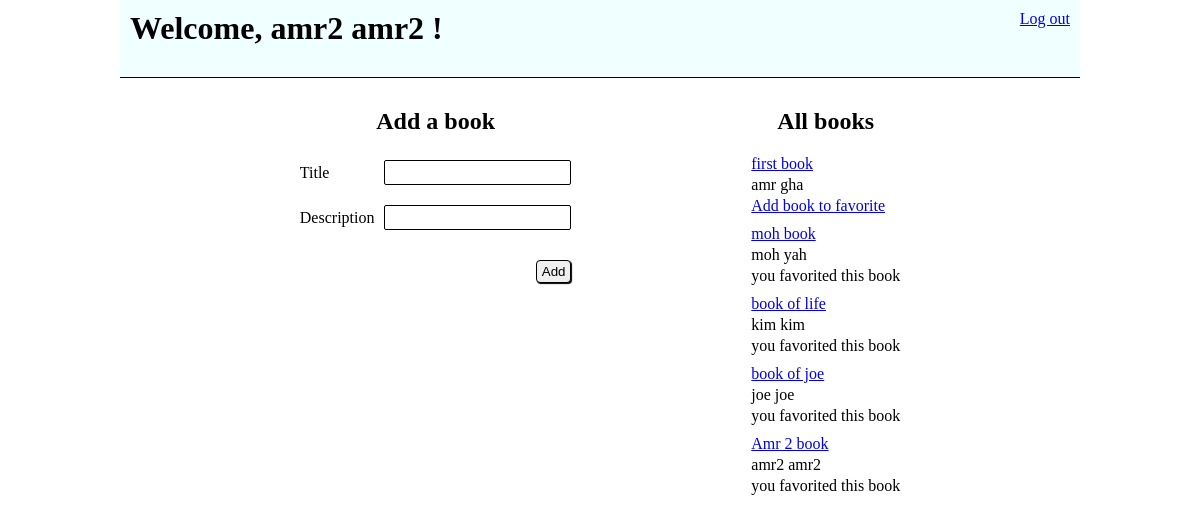
/success (signed in), run on the app's committed database.
### favorite_books_app/models.py (models this page shows)
class User(models.Model):
    first_name = models.CharField(max_length=45)
    last_name = models.CharField(max_length=45)
    email_address = models.CharField(max_length = 45)
    password = models.CharField(max_length=100)
    created_at = models.DateTimeField(auto_now_add=True)
    updated_at = models.DateTimeField(auto_now=True)
    objects = usermanager()

class Book(models.Model):
    title = models.CharField(max_length=45)
    desc = models.TextField(null=True)
    created_at = models.DateTimeField(auto_now_add=True)
    updated_at = models.DateTimeField(auto_now=True)
    fav_users = models.ManyToManyField(User, related_name='fav_books')
    my_user = models.ForeignKey(User, related_name='books', on_delete=models.CASCADE )
    objects = bookmanager()

### favorite_books_app/views.py (the view)
# urls.py: path('success',views.success),
def success(request):
    content = {
        'user' : User.objects.get(id = request.session['id']),
        'books' : Book.objects.all(),
        'users' : User.objects.all()
    }
    return render(request, 'welcome.html',content)

### favorite_books_app/templates/welcome.html (shortened to what this page needs)
<!DOCTYPE html>
<html lang="en">
<head>
    {% load static %}
    <link rel="stylesheet" href="{% static 'CSS/style.css' %}">
</head>
<body id="welcome">
    <div class="container">
        <div class="header">
            <h1>Welcome, {{user.first_name}} {{user.last_name}} !</h1>
            <a href="/logout">Log out</a>
        </div>
        <div class="mid">
            <div class="left_panel">
                <h2>Add a book</h2>
                <form action="/add_book" method="post">
                    <div>
                        <label for="title">Title</label>
                        <input type="text" name="title" id="title" class="field">
                    </div>
                    <div>
                        <label for="desc">Description</label>
                        <input type="text" name="desc" id="desc" class="field">
                    </div>
                    <input type="submit" name="submit" value="Add" class="button" >
                </form>
            </div>
            <div class="right_panel">
            <h2>All books</h2>
            {% for book in books %}
                <ul>
                    <li><a href="/book_details/{{book.id}}">{{book.title}}</a></li>
                    <li>{{book.my_user.first_name}} {{book.my_user.last_name}}</li>
                    {% if book in user.fav_books.all %}
                        <li>you favorited this book</li>
                    {% else %}
                        <li><a href="/add_to_favorite/{{book.id}}">Add book to favorite</a></li>
                    {% endif %}
                </ul>
            {% endfor %}
            </div>
        </div>
    </div>
</body>
</html>

### favorite_books_app/static/CSS/style.css (style rules this page uses)
* { padding: 0; margin: 0; border: 0; outline: 0; }
.container { margin: 0 auto; padding:0px 10%; }
form { display: flex; align-items: stretch; justify-content: space-between; flex-wrap: wrap; flex-direction: column; align-content: center; }
form div { display: flex; align-items: center; justify-content: space-between; margin: 10px 0px; gap: 10px; }
.field { border: 1px solid black; border-radius: 2px; padding: 4px; }
.button { border: 1px solid black; border-radius: 4px; box-shadow: 1px 1px 1px black; padding: 3px 5px; align-self: self-end; margin-top: 20px; }
.container .header { display: flex; justify-content: space-between; padding: 10px 10px 30px 10px; border-bottom: 1px solid black; background-color:azure; }
.mid { padding-top: 30px; display: flex; align-items: flex-start; justify-content: space-evenly; margin-bottom: 30px; }
.left_panel, .right_panel { display: flex; flex-direction: column; align-items: stretch; justify-content: space-between; }
#welcome h2 { align-self: center; margin-bottom: 15px; }
ul { margin: 2px 0px; list-style: none; }
ul li { margin: 3px 0; }

### data on the page
User: first_name "amr2", last_name "amr2"
Book: title "first book", my_user.first_name "amr", my_user.last_name "gha"
Book: title "moh book", my_user.first_name "moh", my_user.last_name "yah", shows "you favorited this book"
Book: title "book of life", my_user.first_name "kim", my_user.last_name "kim", shows "you favorited this book"
Book: title "book of joe", my_user.first_name "joe", my_user.last_name "joe", shows "you favorited this book"
Book: title "Amr 2 book", my_user.first_name "amr2", my_user.last_name "amr2", shows "you favorited this book"
